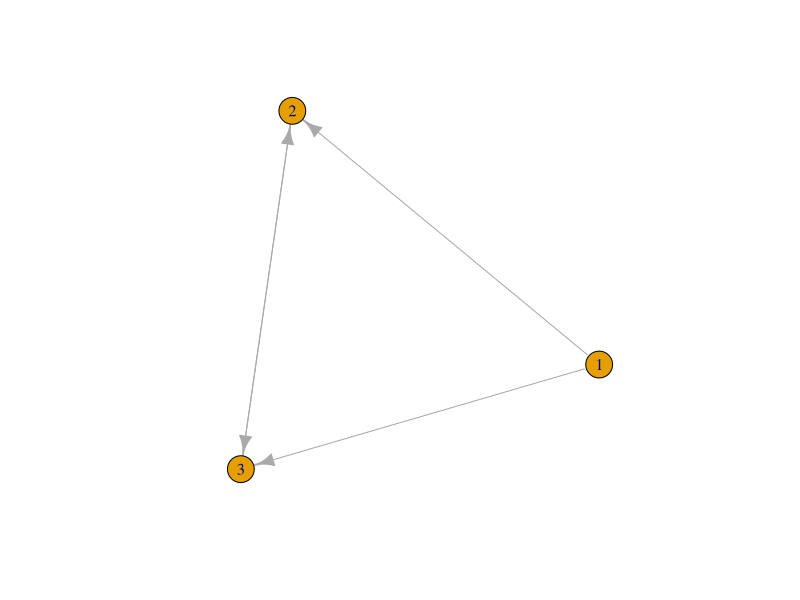
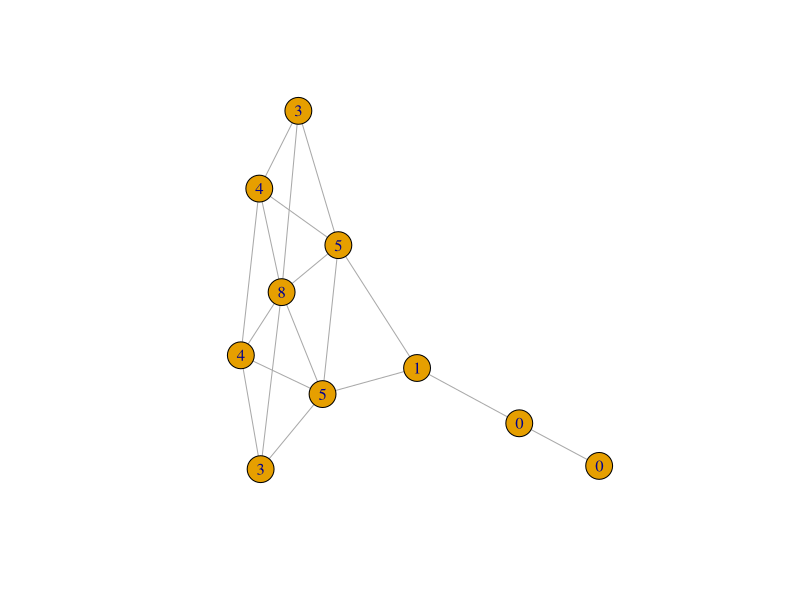
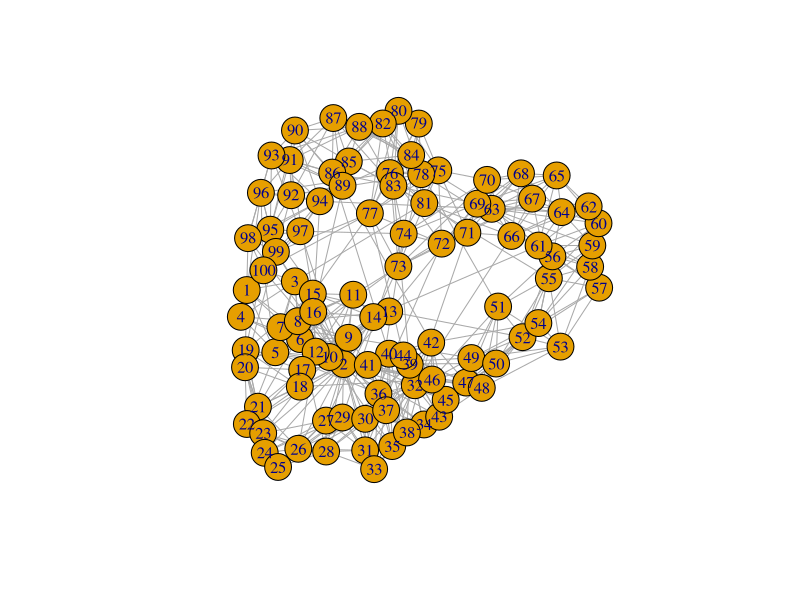

Write the R code that produced these figures, in order.
library(igraph)
g <- graph.famous("Krackhardt_Kite")
vcount(g)
ecount(g)
ecount(g)/(vcount(g)*(vcount(g)-1)/2)
degree(g)
dg <- graph.formula(1-+2, 1-+3, 2++3)
plot(dg)
reciprocity(dg)
dyad.census(dg)
kite <- graph.famous("Krackhardt_Kite")
atri <- adjacent.triangles(kite)
plot(kite, vertex.label=atri)
transitivity(kite, type="local")
adjacent.triangles(kite)/(degree(kite)*(degree(kite)-1)/2)
library(igraph)
g2 <- barabasi.game(50, p=2, directed=F)
g1 <- watts.strogatz.game(1, size=100, nei=5, p=0.05)
g <- graph.union(g1,g2)
g <- simplify(g)
plot(g)
